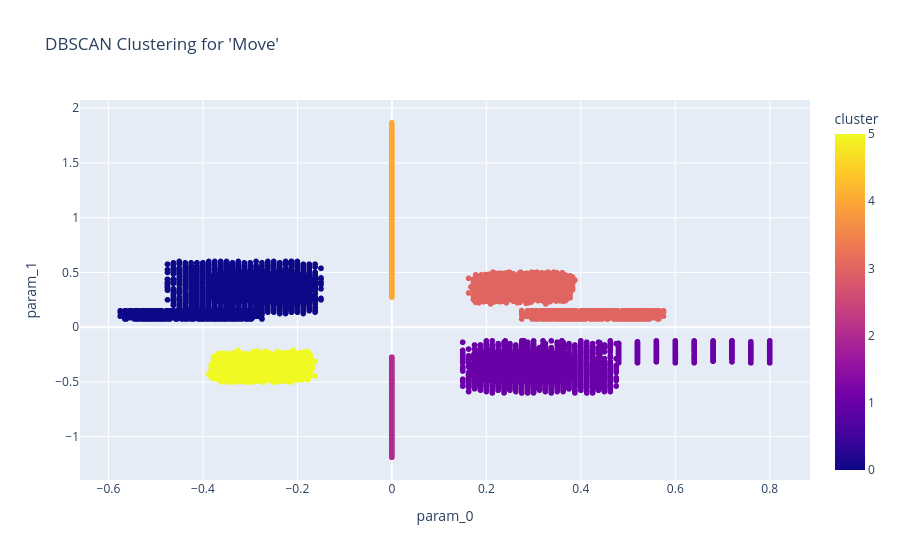

Source (notebook cell):
### Markdown cell above
# 5. Abstraction after Clustering

### Code cell
print("\n--- PHASE 2: ABSTRACTION ON CLUSTERED STRUCTURES ---")

# 2.1. Cluster a list of specified structures
# Define which structures you want to attempt to cluster.
structure_names_to_cluster = ["Move"] # CHANGED: Now a list
all_clustered_structures = {}

print(f"\nAttempting to cluster structures: {structure_names_to_cluster}...")

for structure_name in structure_names_to_cluster:
    print(f"\n--- Clustering '{structure_name}' ---")
    
    # Get the parameters for the current structure
    params = structures.get(structure_name)
    if not params:
        print(f"Structure '{structure_name}' not found or is empty. Skipping.")
        continue
        
    df = make_df_from_structure(params)

    if df.empty or df.shape[1] == 0:
        print(f"No float parameters to cluster for '{structure_name}'. Skipping.")
        continue

    # Normalize and cluster using DBSCAN
    X = StandardScaler().fit_transform(df.values)
    # Note: You might need to tune eps and min_samples for different structures
    labels = DBSCAN(eps=0.2, min_samples=10).fit_predict(X)
    df["cluster"] = labels
    
    # Visualize the clusters for the current structure
    num_clusters_found = len(set(labels)) - (1 if -1 in labels else 0)
    print(f"Found {num_clusters_found} clusters for '{structure_name}'.")
    
    fig = px.scatter(
        df, 
        x="param_0", 
        y="param_1" if "param_1" in df.columns else None, 
        color="cluster",
        title=f"DBSCAN Clustering for '{structure_name}'"
    )
    fig.show()

    # Create new, more specific structures based on the clusters found
    cluster_map = defaultdict(list)
    for i, label in enumerate(labels):
        if label != -1:  # Ignore noise points
            # Create a unique name for the new clustered structure
            new_structure_name = f"{structure_name.lower()}_cluster_{label}"
            cluster_map[new_structure_name].append(params[i])
            
    # Add the newly found clusters to our collection
    all_clustered_structures.update(dict(cluster_map))

### Figure 1 — Plotly figure (JSON) as saved in the notebook; plotly's stock layout.template omitted (floating-point values rounded to 4 significant figures; data arrays with more than 128 entries replaced by an {"elided": "..."} marker saying what was removed)
{"data": [{"hovertemplate": "param_0=%{x}<br>param_1=%{y}<br>cluster=%{marker.color}<extra></extra>", "legendgroup": "", "marker": {"color": {"elided": "17000 int values"}, "coloraxis": "coloraxis", "symbol": "circle"}, "mode": "markers", "name": "", "showlegend": false, "type": "scattergl", "x": {"elided": "17000 float values"}, "xaxis": "x", "y": {"elided": "17000 float values"}, "yaxis": "y"}], "layout": {"coloraxis": {"colorbar": {"title": {"text": "cluster"}}, "colorscale": [[0, "#0d0887"], [0.1111, "#46039f"], [0.2222, "#7201a8"], [0.3333, "#9c179e"], [0.4444, "#bd3786"], [0.5556, "#d8576b"], [0.6667, "#ed7953"], [0.7778, "#fb9f3a"], [0.8889, "#fdca26"], [1, "#f0f921"]]}, "legend": {"tracegroupgap": 0}, "title": {"text": "DBSCAN Clustering for 'Move'"}, "xaxis": {"anchor": "y", "domain": [0, 1], "title": {"text": "param_0"}}, "yaxis": {"anchor": "x", "domain": [0, 1], "title": {"text": "param_1"}}}}
